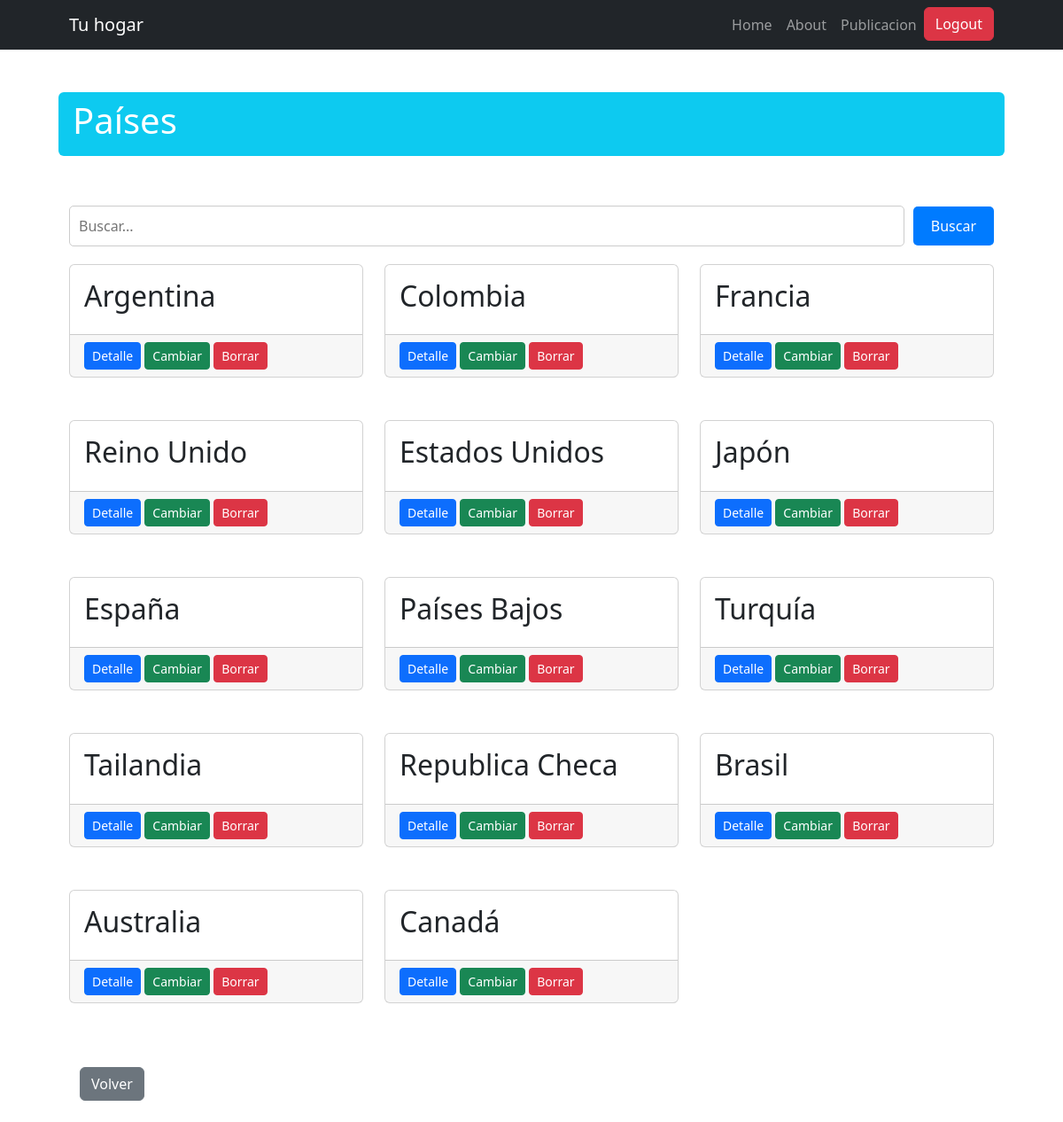
/publicacion/pais/list/ (signed in), run on the app's committed database.
### publicacion/models.py (models this page shows, shortened)
class Pais(models.Model):
    pais = models.CharField(max_length=200)
    class Meta:
        verbose_name = "País"
        verbose_name_plural = "Países"

### publicacion/views.py (the view)
# urls.py: path("pais/list/", views.PaisList.as_view(), name="pais_list"),
class PaisList(ListView):
    model = models.Pais
    def get_queryset(self) -> QuerySet:
        if self.request.GET.get("consulta"):
            consulta = self.request.GET.get("consulta")
            object_list = models.Pais.objects.filter(pais__icontains=consulta)
        else:
            object_list = models.Pais.objects.all()
        return object_list

### publicacion/templates/publicacion/pais_list.html (shortened to what this page needs)
{% extends 'core/base.html' %}
{% block titulo %}
    Países
{% endblock titulo %}
{% block contenido %}
    <div  >
        <form action="{% url 'publicacion:pais_list' %}" method="get" class="form-busqueda">
            <input type="text" name="consulta" placeholder="Buscar..." class="input-busqueda">
            <button type="submit" class="btn-filtrar">Buscar</button>
        </form>
    </div>
    <div class="row row-cols-1 row-cols-md-2">
        {% for pais in object_list %}
            <div class="col-md-4 mb-5">
                <div class="card h-100">
                    <div class="card-body">
                        <h2 class="card-title">{{ pais.pais }}</h2>
                    </div>
                    <div class="card-footer">
                        <a class="btn btn-primary btn-sm" href="{% url 'publicacion:pais_detail' pais.id %}">Detalle</a>
                        <a class="btn btn-success btn-sm" href="{% url 'publicacion:pais_update' pais.id %}">Cambiar</a>
                        <a class="btn btn-danger  btn-sm" href="{% url 'publicacion:pais_delete' pais.id %}">Borrar</a>
                    </div>
                </div>
            </div>
        {% endfor %}
    </div>
    <div class="container py-lg-4">
        <a class="btn btn-secondary" href="{% url 'publicacion:home' %}">Volver</a>
    </div>
{% endblock contenido %}

### publicacion/templates/publicacion/pais_list.html (style rules this page uses)
.form-busqueda { display: flex; align-items: center; justify-content: center; margin-bottom: 20px; }
.input-busqueda { padding: 10px; border: 1px solid #ccc; border-radius: 5px; flex: 1; margin-right: 10px; }
.btn-filtrar { padding: 10px 20px; border: none; border-radius: 5px; background-color: #007bff; color: white; cursor: pointer; }

### data on the page
Pais: pais "Argentina"
Pais: pais "Colombia"
Pais: pais "Francia"
Pais: pais "Reino Unido"
Pais: pais "Estados Unidos"
Pais: pais "Japón"
Pais: pais "España"
Pais: pais "Países Bajos"
Pais: pais "Turquía"
Pais: pais "Tailandia"
Pais: pais "Republica Checa"
Pais: pais "Brasil"
Pais: pais "Australia"
Pais: pais "Canadá"
